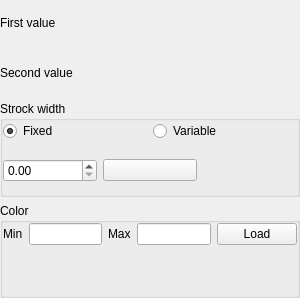
<?xml version="1.0" encoding="UTF-8"?>
<ui version="4.0">
 <class>QgsInterpolatedLineRendererWidgetBase</class>
 <widget class="QWidget" name="QgsInterpolatedLineRendererWidgetBase">
  <property name="geometry">
   <rect>
    <x>0</x>
    <y>0</y>
    <width>300</width>
    <height>298</height>
   </rect>
  </property>
  <property name="windowTitle">
   <string notr="true">Form</string>
  </property>
  <layout class="QGridLayout" name="gridLayout_3" rowstretch="0,0,0">
   <property name="leftMargin">
    <number>0</number>
   </property>
   <property name="topMargin">
    <number>0</number>
   </property>
   <property name="rightMargin">
    <number>0</number>
   </property>
   <property name="bottomMargin">
    <number>0</number>
   </property>
   <item row="0" column="0">
    <layout class="QGridLayout" name="gridLayout">
     <item row="1" column="0">
      <widget class="QLabel" name="label_2">
       <property name="text">
        <string>Second value</string>
       </property>
      </widget>
     </item>
     <item row="0" column="0">
      <widget class="QLabel" name="label">
       <property name="text">
        <string>First value</string>
       </property>
      </widget>
     </item>
     <item row="0" column="1">
      <widget class="QgsFieldExpressionWidget" name="mFirstValueFieldExpressionWidget" native="true"/>
     </item>
     <item row="1" column="1">
      <widget class="QgsFieldExpressionWidget" name="mSecondValueFieldExpressionWidget" native="true"/>
     </item>
    </layout>
   </item>
   <item row="1" column="0">
    <widget class="QGroupBox" name="groupBox">
     <property name="title">
      <string>Strock width</string>
     </property>
     <layout class="QGridLayout" name="gridLayout_2">
      <property name="leftMargin">
       <number>0</number>
      </property>
      <property name="topMargin">
       <number>0</number>
      </property>
      <property name="rightMargin">
       <number>0</number>
      </property>
      <property name="bottomMargin">
       <number>0</number>
      </property>
      <item row="0" column="0">
       <widget class="QRadioButton" name="mRadioButtonFixWidth">
        <property name="text">
         <string>Fixed</string>
        </property>
        <property name="checked">
         <bool>true</bool>
        </property>
       </widget>
      </item>
      <item row="0" column="1">
       <widget class="QRadioButton" name="mRadioButtonVariableWidth">
        <property name="text">
         <string>Variable</string>
        </property>
       </widget>
      </item>
      <item row="1" column="0" colspan="2">
       <layout class="QHBoxLayout" name="horizontalLayout_2">
        <item>
         <widget class="QgsDoubleSpinBox" name="mSpinBoxWidth"/>
        </item>
        <item>
         <widget class="QgsMeshVariableStrokeWidthButton" name="mPushButtonVariableWidth">
          <property name="text">
           <string/>
          </property>
         </widget>
        </item>
        <item>
         <widget class="QgsUnitSelectionWidget" name="mWidthUnitSelection" native="true">
          <property name="minimumSize">
           <size>
            <width>0</width>
            <height>0</height>
           </size>
          </property>
         </widget>
        </item>
       </layout>
      </item>
     </layout>
    </widget>
   </item>
   <item row="2" column="0">
    <widget class="QGroupBox" name="groupBox_2">
     <property name="title">
      <string>Color</string>
     </property>
     <layout class="QVBoxLayout" name="verticalLayout_2">
      <property name="leftMargin">
       <number>0</number>
      </property>
      <property name="topMargin">
       <number>0</number>
      </property>
      <property name="rightMargin">
       <number>0</number>
      </property>
      <property name="bottomMargin">
       <number>0</number>
      </property>
      <item>
       <layout class="QHBoxLayout" name="horizontalLayout">
        <item>
         <widget class="QLabel" name="label_3">
          <property name="text">
           <string>Min</string>
          </property>
         </widget>
        </item>
        <item>
         <widget class="QLineEdit" name="mLineEditColorMin"/>
        </item>
        <item>
         <widget class="QLabel" name="label_4">
          <property name="text">
           <string>Max</string>
          </property>
         </widget>
        </item>
        <item>
         <widget class="QLineEdit" name="mLineEditColorMax"/>
        </item>
        <item>
         <widget class="QPushButton" name="mButtonLoadColorMinMax">
          <property name="text">
           <string>Load</string>
          </property>
         </widget>
        </item>
       </layout>
      </item>
      <item>
       <widget class="QgsColorRampShaderWidget" name="mColorRampShaderWidget" native="true"/>
      </item>
     </layout>
    </widget>
   </item>
  </layout>
 </widget>
 <customwidgets>
  <customwidget>
   <class>QgsFieldExpressionWidget</class>
   <extends>QWidget</extends>
   <header>qgsfieldexpressionwidget.h</header>
   <container>1</container>
  </customwidget>
  <customwidget>
   <class>QgsColorRampShaderWidget</class>
   <extends>QWidget</extends>
   <header>raster/qgscolorrampshaderwidget.h</header>
   <container>1</container>
  </customwidget>
  <customwidget>
   <class>QgsUnitSelectionWidget</class>
   <extends>QWidget</extends>
   <header>qgsunitselectionwidget.h</header>
   <container>1</container>
  </customwidget>
  <customwidget>
   <class>QgsMeshVariableStrokeWidthButton</class>
   <extends>QPushButton</extends>
   <header>qgsmeshvariablestrokewidthwidget.h</header>
  </customwidget>
  <customwidget>
   <class>QgsDoubleSpinBox</class>
   <extends>QDoubleSpinBox</extends>
   <header>qgsdoublespinbox.h</header>
  </customwidget>
 </customwidgets>
 <resources/>
 <connections/>
</ui>
